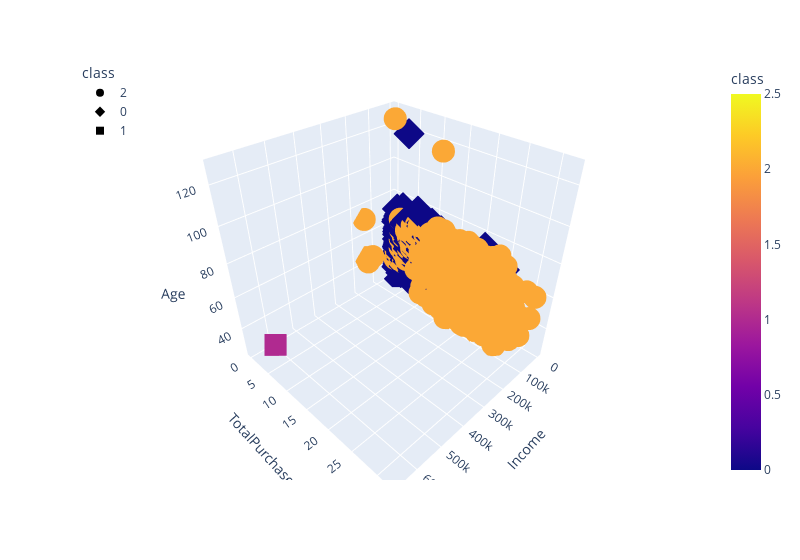

Notebook source saved alongside this figure:
### Code cell
# Plot a 3D graph for K = 3
fig = px.scatter_3d(
    three_clusters,
    x="Income",
    y="TotalPurchase",
    z="Age",
    color="class",
    symbol="class",
    width=800,
)
fig.update_layout(legend=dict(x=0, y=1))
fig.show()

### Figure 1 — Plotly figure (JSON) as saved in the notebook; plotly's stock layout.template omitted (floating-point values rounded to 4 significant figures; data arrays with more than 128 entries replaced by an {"elided": "..."} marker saying what was removed)
{"data": [{"hovertemplate": "class=%{marker.color}<br>Income=%{x}<br>TotalPurchase=%{y}<br>Age=%{z}<extra></extra>", "legendgroup": "2", "marker": {"color": {"elided": "1078 int values"}, "coloraxis": "coloraxis", "symbol": "circle"}, "mode": "markers", "name": "2", "scene": "scene", "showlegend": true, "type": "scatter3d", "x": {"elided": "1078 int values"}, "y": {"elided": "1078 int values"}, "z": {"elided": "1078 int values"}}, {"hovertemplate": "class=%{marker.color}<br>Income=%{x}<br>TotalPurchase=%{y}<br>Age=%{z}<extra></extra>", "legendgroup": "0", "marker": {"color": {"elided": "1137 int values"}, "coloraxis": "coloraxis", "symbol": "diamond"}, "mode": "markers", "name": "0", "scene": "scene", "showlegend": true, "type": "scatter3d", "x": {"elided": "1137 int values"}, "y": {"elided": "1137 int values"}, "z": {"elided": "1137 int values"}}, {"hovertemplate": "class=%{marker.color}<br>Income=%{x}<br>TotalPurchase=%{y}<br>Age=%{z}<extra></extra>", "legendgroup": "1", "marker": {"color": [1], "coloraxis": "coloraxis", "symbol": "square"}, "mode": "markers", "name": "1", "scene": "scene", "showlegend": true, "type": "scatter3d", "x": [666666], "y": [7], "z": [44]}], "layout": {"coloraxis": {"colorbar": {"title": {"text": "class"}}, "colorscale": [[0, "#0d0887"], [0.1111, "#46039f"], [0.2222, "#7201a8"], [0.3333, "#9c179e"], [0.4444, "#bd3786"], [0.5556, "#d8576b"], [0.6667, "#ed7953"], [0.7778, "#fb9f3a"], [0.8889, "#fdca26"], [1, "#f0f921"]]}, "legend": {"title": {"text": "class"}, "tracegroupgap": 0, "x": 0, "y": 1}, "margin": {"t": 60}, "scene": {"domain": {"x": [0, 1], "y": [0, 1]}, "xaxis": {"title": {"text": "Income"}}, "yaxis": {"title": {"text": "TotalPurchase"}}, "zaxis": {"title": {"text": "Age"}}}, "width": 800}}
